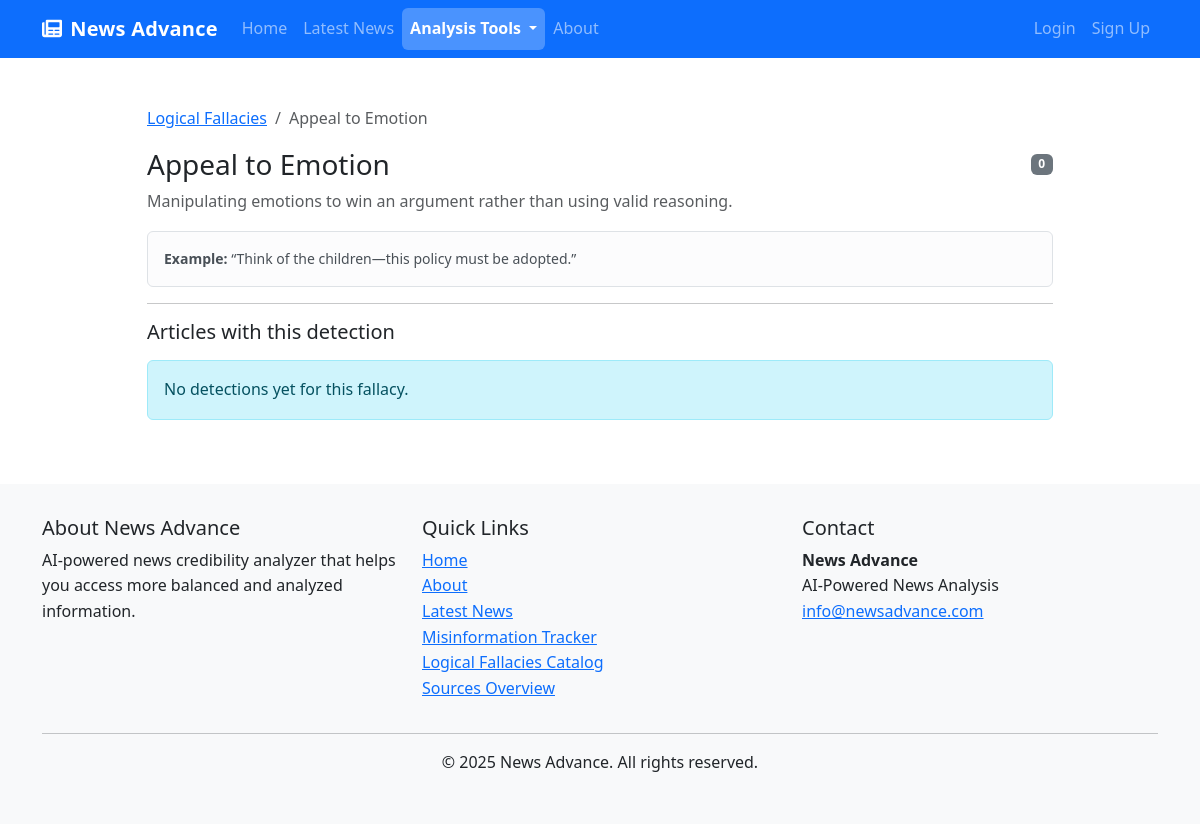
Before: /analysis/fallacies/appeal-to-emotion/ with the older database file.
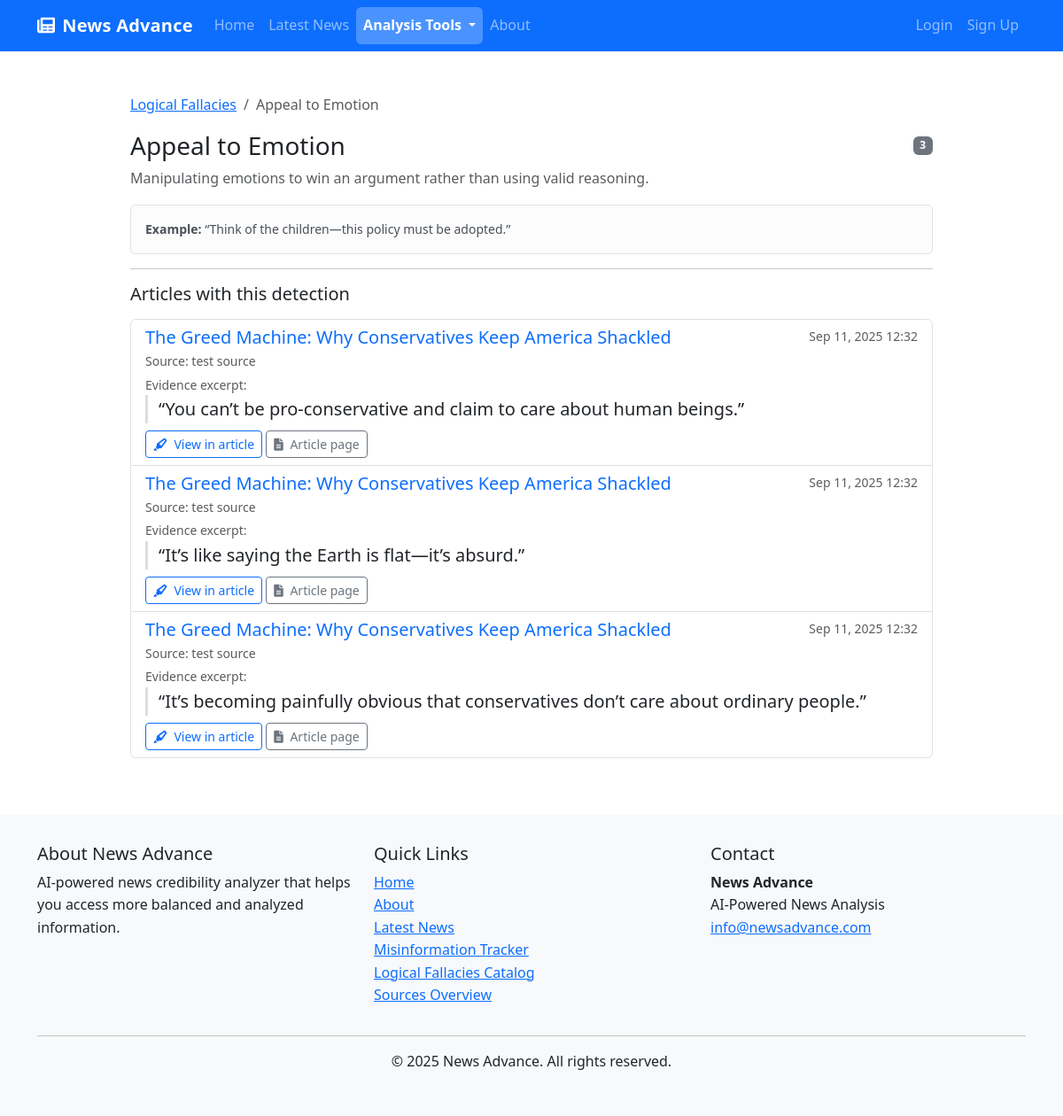
After: the same page with the newer database file.
### news_analysis/models.py (models this page shows, shortened)
class LogicalFallacyDetection(models.Model):
    article = models.ForeignKey(NewsArticle, on_delete=models.CASCADE, related_name='fallacy_detections')
    fallacy = models.ForeignKey(LogicalFallacy, on_delete=models.CASCADE, related_name='detections')
    confidence = models.FloatField(null=True, blank=True)
    evidence_excerpt = models.TextField(blank=True)
    start_char = models.IntegerField(null=True, blank=True)
    end_char = models.IntegerField(null=True, blank=True)
    detected_at = models.DateTimeField(auto_now_add=True)
    class Meta:
        indexes = [
            models.Index(fields=['article', 'fallacy']),
        ]
        verbose_name = 'Logical Fallacy Detection'
        verbose_name_plural = 'Logical Fallacy Detections'

### news_aggregator/models.py (models this page shows, shortened)
class NewsArticle(models.Model):
    title = models.CharField(max_length=255)
    source = models.ForeignKey(NewsSource, on_delete=models.CASCADE, related_name='articles')
    url = models.URLField(unique=True)
    author = models.CharField(max_length=200, blank=True)
    published_date = models.DateTimeField(default=timezone.now)
    content = models.TextField()
    summary = models.TextField(blank=True)
    image_url = models.URLField(blank=True)
    fetched_at = models.DateTimeField(auto_now_add=True)
    last_updated = models.DateTimeField(auto_now=True)
    political_bias = models.FloatField(
        null=True,
        blank=True,
        help_text='Political bias score from -1 (left) to +1 (right)'
    )
    is_analyzed = models.BooleanField(default=False)
    is_summarized = models.BooleanField(default=False)
    class Meta:
        ordering = ['-published_date']

class NewsSource(models.Model):
    name = models.CharField(max_length=200)
    url = models.URLField(unique=True)
    description = models.TextField(blank=True)
    logo = models.ImageField(upload_to='source_logos/', blank=True, null=True)
    reliability_score = models.FloatField(default=0.0)  # 0-100 score
    political_bias = models.FloatField(
        default=0.0,
        help_text='Average political bias score from -1 (left) to +1 (right)'
    )
    created_at = models.DateTimeField(auto_now_add=True)
    updated_at = models.DateTimeField(auto_now=True)

### news_analysis/views.py (the view)
# urls.py: path('fallacies/<slug:slug>/', views.fallacy_detail, name='fallacy_detail'),
def fallacy_detail(request, slug):
    fallacy = get_object_or_404(LogicalFallacy, slug=slug)
    detections_qs = (
        LogicalFallacyDetection.objects
        .filter(fallacy=fallacy)
        .select_related('article', 'article__source')
        .order_by('-detected_at')
    )
    paginator = Paginator(detections_qs, 20)
    page_number = request.GET.get('page')
    detections = paginator.get_page(page_number)
    context = {
        'fallacy': fallacy,
        'detections': detections,
    }
    return render(request, 'news_analysis/fallacy_detail.html', context)

### news_analysis/templates/news_analysis/fallacy_detail.html (shortened to what this page needs)
{% extends "base.html" %}
{% block content %}
<div class="container my-5">
  <div class="row">
    <div class="col-12 col-lg-10 mx-auto">
      <nav aria-label="breadcrumb" class="mb-3">
        <ol class="breadcrumb">
          <li class="breadcrumb-item"><a href="{% url 'news_analysis:fallacies' %}">Logical Fallacies</a></li>
          <li class="breadcrumb-item active" aria-current="page">{{ fallacy.name }}</li>
        </ol>
      </nav>
      <div class="d-flex justify-content-between align-items-center mb-2">
        <h1 class="h3 mb-0">{{ fallacy.name }}</h1>
        <span class="badge bg-secondary" title="Total detections">{{ detections.paginator.count }}</span>
      </div>
      <p class="text-muted">{{ fallacy.description }}</p>
      {% if fallacy.example %}
      <div class="alert alert-light border small"><strong>Example:</strong> {{ fallacy.example }}</div>
      {% endif %}
      <hr/>
      <h2 class="h5 mb-3">Articles with this detection</h2>
      {% if detections %}
        <div class="list-group mb-3">
          {% for det in detections %}
          <div class="list-group-item">
            <div class="d-flex w-100 justify-content-between">
              <h5 class="mb-1"><a class="text-decoration-none" href="{% url 'news_aggregator:article_detail' article_id=det.article.id %}#fallacy-detection-{{ det.id }}">{{ det.article.title }}</a></h5>
              <small class="text-muted">{{ det.detected_at|date:"M d, Y H:i" }}</small>
            </div>
            <div class="small text-muted mb-1">Source: {{ det.article.source.name }}</div>
            {% if det.evidence_excerpt %}
            <div class="mt-1">
              <div class="small text-muted">Evidence excerpt:</div>
              <blockquote class="blockquote small mb-2" style="border-left:3px solid #ddd;padding-left:.75rem;">
                “{{ det.evidence_excerpt }}”
              </blockquote>
            </div>
            {% endif %}
            <div>
              <a class="btn btn-sm btn-outline-primary" href="{% url 'news_aggregator:article_detail' article_id=det.article.id %}#fallacy-detection-{{ det.id }}">
                <i class="fas fa-highlighter me-1"></i> View in article
              </a>
              <a class="btn btn-sm btn-outline-secondary" href="{% url 'news_aggregator:article_detail' article_id=det.article.id %}">
                <i class="fas fa-file-alt me-1"></i> Article page
              </a>
            </div>
          </div>
          {% endfor %}
        </div>
      {% else %}
        <div class="alert alert-info">No detections yet for this fallacy.</div>
      {% endif %}
    </div>
  </div>
</div>
{% endblock %}

Changed rows visible on the page:
added LogicalFallacyDetection: article "The Greed Machine: Why Conservatives Keep America Shackled", detected_at "Sep 11, 2025 12:32", article.source.name "test source", evidence_excerpt "You can’t be pro-conservative and claim to care about human beings."
added LogicalFallacyDetection: article "The Greed Machine: Why Conservatives Keep America Shackled", detected_at "Sep 11, 2025 12:32", article.source.name "test source", evidence_excerpt "It’s like saying the Earth is flat—it’s absurd."
added LogicalFallacyDetection: article "The Greed Machine: Why Conservatives Keep America Shackled", detected_at "Sep 11, 2025 12:32", article.source.name "test source", evidence_excerpt "It’s becoming painfully obvious that conservatives don’t care about ordinary people."
Other visible differences:
{{ detections.paginator.count }}: "0" → "3"
text no longer shown: "No detections yet for this fallacy."
